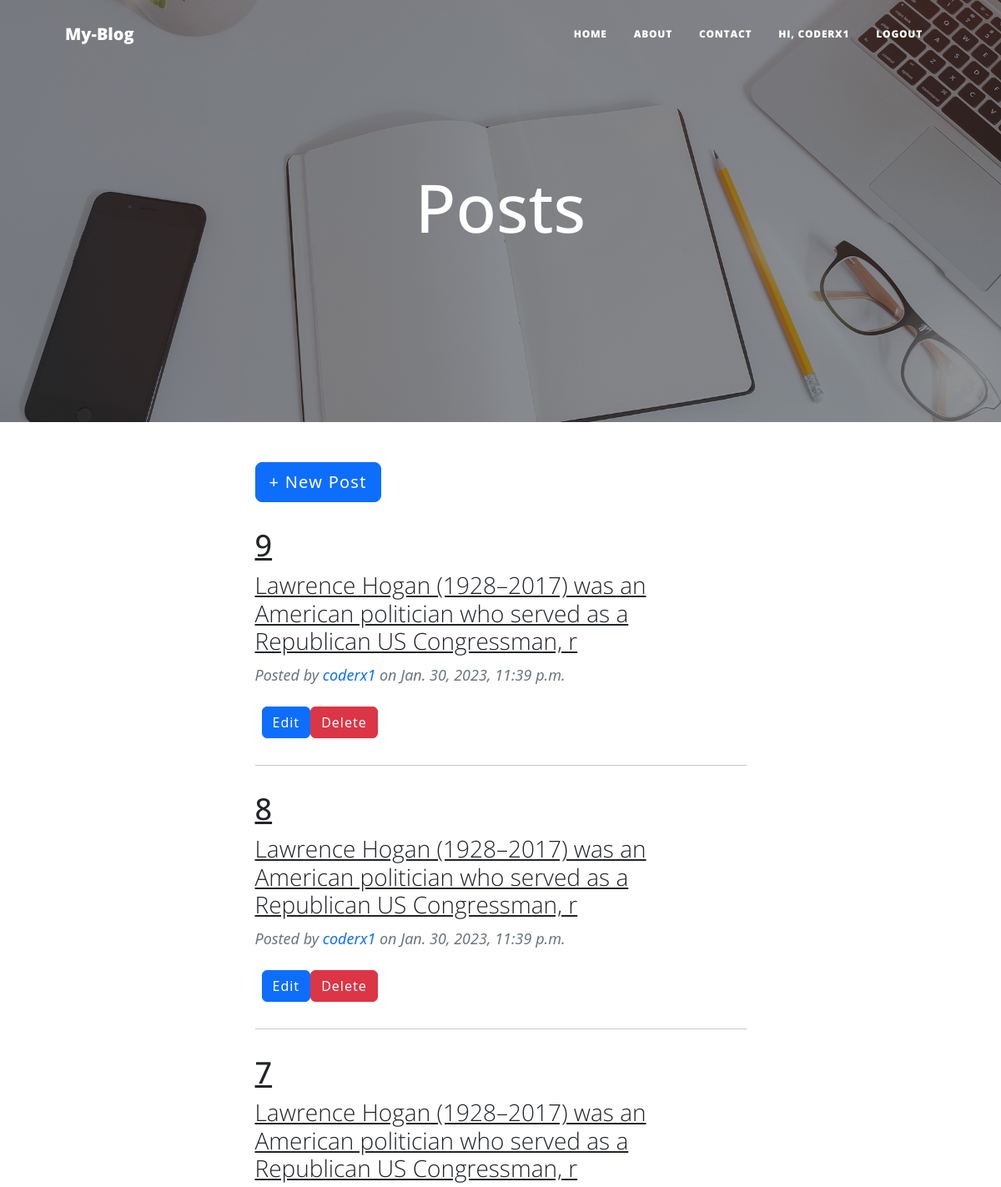
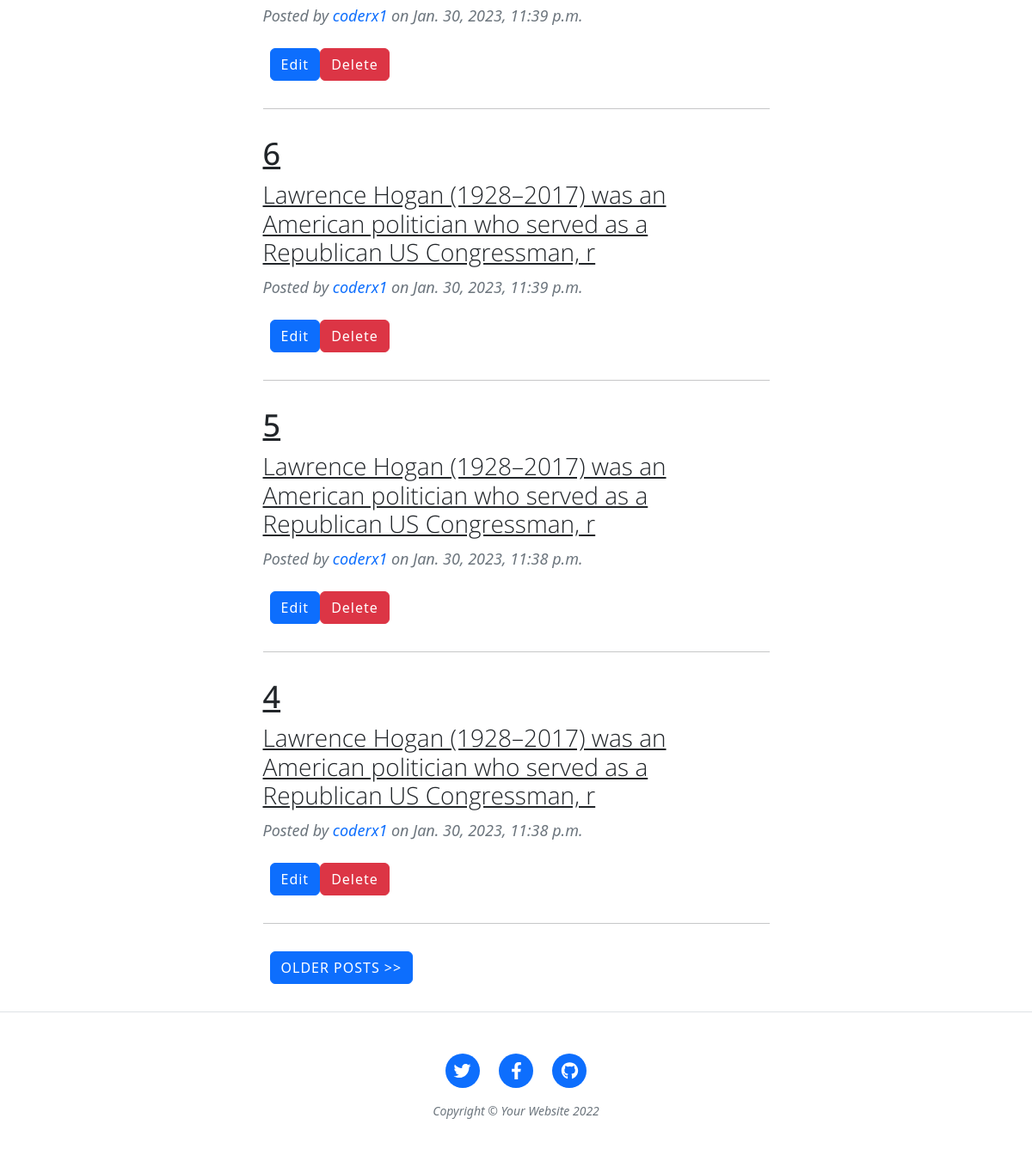
Screenshot of / (signed in) with the database file from the repository (2 pictures, top to bottom).
### blogapp/models.py (models this page shows, shortened)
class Post(models.Model):
    author = models.ForeignKey(settings.AUTH_USER_MODEL, on_delete=models.CASCADE)
    title = models.CharField(max_length=200)
    text = models.TextField()
    created_date = models.DateTimeField(default=timezone.now)
    published_date = models.DateTimeField(blank=True, null=True)

### blogapp/views.py (the view)
# urls.py: 2. Add a URL to urlpatterns:  path('', views.home, name='home')
def home(request):
    all_posts = Post.objects.all().order_by('-id')
    if request.user.is_authenticated:
        all_posts = Post.objects.filter(author=request.user).order_by('-id')
        post_count = all_posts.count()
        paginator = Paginator(all_posts, per_page=6)
        page_number = request.GET.get('page')
        final_posts = paginator.get_page(page_number)
        return render(request, 'blog-detail.html', {'all_posts': final_posts} )
    paginator = Paginator(all_posts, per_page=6)
    page_number = request.GET.get('page')
    final_posts = paginator.get_page(page_number)
    return render (request, 'index.html', {'all_posts':final_posts})

### templates/blog-detail.html (shortened to what this page needs)
{% extends 'base.html' %}
{% block body %}
<header class="masthead" style="background-image: url('/static/assets/img/home-bg.jpg')">
    <div class="container position-relative px-4 px-lg-5">
        <div class="row gx-4 gx-lg-5 justify-content-center">
            <div class="col-md-10 col-lg-8 col-xl-7">
                <div class="site-heading">
                    <h1>Posts</h1>
                </div>
            </div>
        </div>
    </div>
</header>
<div class="container px-4 px-lg-5">
    <div class="row gx-4 gx-lg-5 justify-content-center">
        <div class="col-md-10 col-lg-8 col-xl-7">
            <div class="post-preview">
                <a href="{% url 'post-upload' %}"><button type="button" class="btn btn-primary btn-lg btn-block">+ New
                        Post</button>
                    </a>
            </div>
        </div>
        <div class="col-md-10 col-lg-8 col-xl-7">
            {% for post in all_posts %}
            <div class="post-preview">
                <a href="{% url 'post_details' post.id %}">
                    <h2 class="post-title">{{post.title}}</h2>
                    <h3 class="post-subtitle">{{post.text | safe | slice:'100'}}</h3>
                </a>
                <p class="post-meta">
                    Posted by
                    <a href="{% url 'profile' %}">{{post.author}}</a>
                    on {{post.published_date}}
                </p>
                <div class="d-flex p-2 bd-highlight">
                    <div>
                        <a href="{% url 'edit_post' post.id %}"><button type="button" class="btn btn-primary"> Edit </button></a>
                    </div>
                    <div>
                        <a href="{% url 'delete_post' post.id %}"><button type="button" class="btn btn-danger">Delete</button></a>
                    </div>
                </div>
            </div>
            <hr class="my-4" />
            {% endfor %}
            <div class="d-flex p-2 bd-highlight">
                <div class="d-flex justify-content-end mb-4">
                {% if all_posts.has_next %}
                <a class="btn btn-primary text-uppercase" href="/?page={{ all_posts.next_page_number }}">Older Posts
                    >></a>
                {% endif %}
                </div>
            </div>
        </div>
    </div>
</div>
{% endblock %}

### templates/base.html (shortened to what this page needs)
<!DOCTYPE html>
<html lang="en">
    <head>
        <link href="/static/css/styles.css" rel="stylesheet" />
        <link rel="stylesheet" href="https://cdn.jsdelivr.net/npm/bootstrap@5.2.3/dist/css/bootstrap.min.css">
        <link rel="stylesheet" href="/static/css/login.css">
        <link rel="stylesheet" href="/static/css/login.css">
    </head>
    <body>
        <nav class="navbar navbar-expand-lg navbar-light" id="mainNav">
            <div class="container px-4 px-lg-5">
                <a class="navbar-brand" href="{% url 'home' %}">My-Blog</a>
                <div class="collapse navbar-collapse" id="navbarResponsive">
                    <ul class="navbar-nav ms-auto py-4 py-lg-0">
                        <li class="nav-item"><a class="nav-link px-lg-3 py-3 py-lg-4" href="{% url 'home' %}">Home</a></li>
                        <li class="nav-item"><a class="nav-link px-lg-3 py-3 py-lg-4" href="{% url 'about' %}">About</a></li>
                        <li class="nav-item"><a class="nav-link px-lg-3 py-3 py-lg-4" href="{% url 'contact' %}">Contact</a></li>
                        {% if user.is_authenticated %}
                        <li class="nav-item"><a class="nav-link px-lg-3 py-3 py-lg-4" href="{% url 'profile' %}">Hi, {{request.user}}</a></li>
                        <li class="nav-item"><a class="nav-link px-lg-3 py-3 py-lg-4" href="{% url 'logout' %}">Logout</a></li>
                        {% else %}
                        <li class="nav-item"><a class="nav-link px-lg-3 py-3 py-lg-4" href="{% url 'login' %}">Login</a></li>
                        {% endif %}
                    </ul>
                </div>
            </div>
        </nav>
        {% block body %}
        {% endblock %}
        <footer class="border-top">
            <div class="container px-4 px-lg-5">
                <div class="row gx-4 gx-lg-5 justify-content-center">
                    <div class="col-md-10 col-lg-8 col-xl-7">
                        <ul class="list-inline text-center">
                            <li class="list-inline-item">
                                <a href="#!">
                                    <span class="fa-stack fa-lg">
                                        <i class="fas fa-circle fa-stack-2x"></i>
                                        <i class="fab fa-twitter fa-stack-1x fa-inverse"></i>
                                    </span>
                                </a>
                            </li>
                            <li class="list-inline-item">
                                <a href="#!">
                                    <span class="fa-stack fa-lg">
                                        <i class="fas fa-circle fa-stack-2x"></i>
                                        <i class="fab fa-facebook-f fa-stack-1x fa-inverse"></i>
                                    </span>
                                </a>
                            </li>
                            <li class="list-inline-item">
                                <a href="#!">
                                    <span class="fa-stack fa-lg">
                                        <i class="fas fa-circle fa-stack-2x"></i>
                                        <i class="fab fa-github fa-stack-1x fa-inverse"></i>
                                    </span>
                                </a>
                            </li>
                        </ul>
                        <div class="small text-center text-muted fst-italic">Copyright &copy; Your Website 2022</div>
                    </div>
                </div>
            </div>
        </footer>
    </body>
</html>

### rows the page displays
Post: title "9", text "Lawrence Hogan (1928–2017) was an American politician who served as a Republican US Congressman, r", author "coderx1", published_date "Jan. 30, 2023, 11:39 p.m."
Post: title "8", text "Lawrence Hogan (1928–2017) was an American politician who served as a Republican US Congressman, r", author "coderx1", published_date "Jan. 30, 2023, 11:39 p.m."
Post: title "7", text "Lawrence Hogan (1928–2017) was an American politician who served as a Republican US Congressman, r", author "coderx1", published_date "Jan. 30, 2023, 11:39 p.m."
Post: title "6", text "Lawrence Hogan (1928–2017) was an American politician who served as a Republican US Congressman, r", author "coderx1", published_date "Jan. 30, 2023, 11:39 p.m."
Post: title "5", text "Lawrence Hogan (1928–2017) was an American politician who served as a Republican US Congressman, r", author "coderx1", published_date "Jan. 30, 2023, 11:38 p.m."
Post: title "4", text "Lawrence Hogan (1928–2017) was an American politician who served as a Republican US Congressman, r", author "coderx1", published_date "Jan. 30, 2023, 11:38 p.m."

### other values shown
{{ request.user }} "CODERX1"
